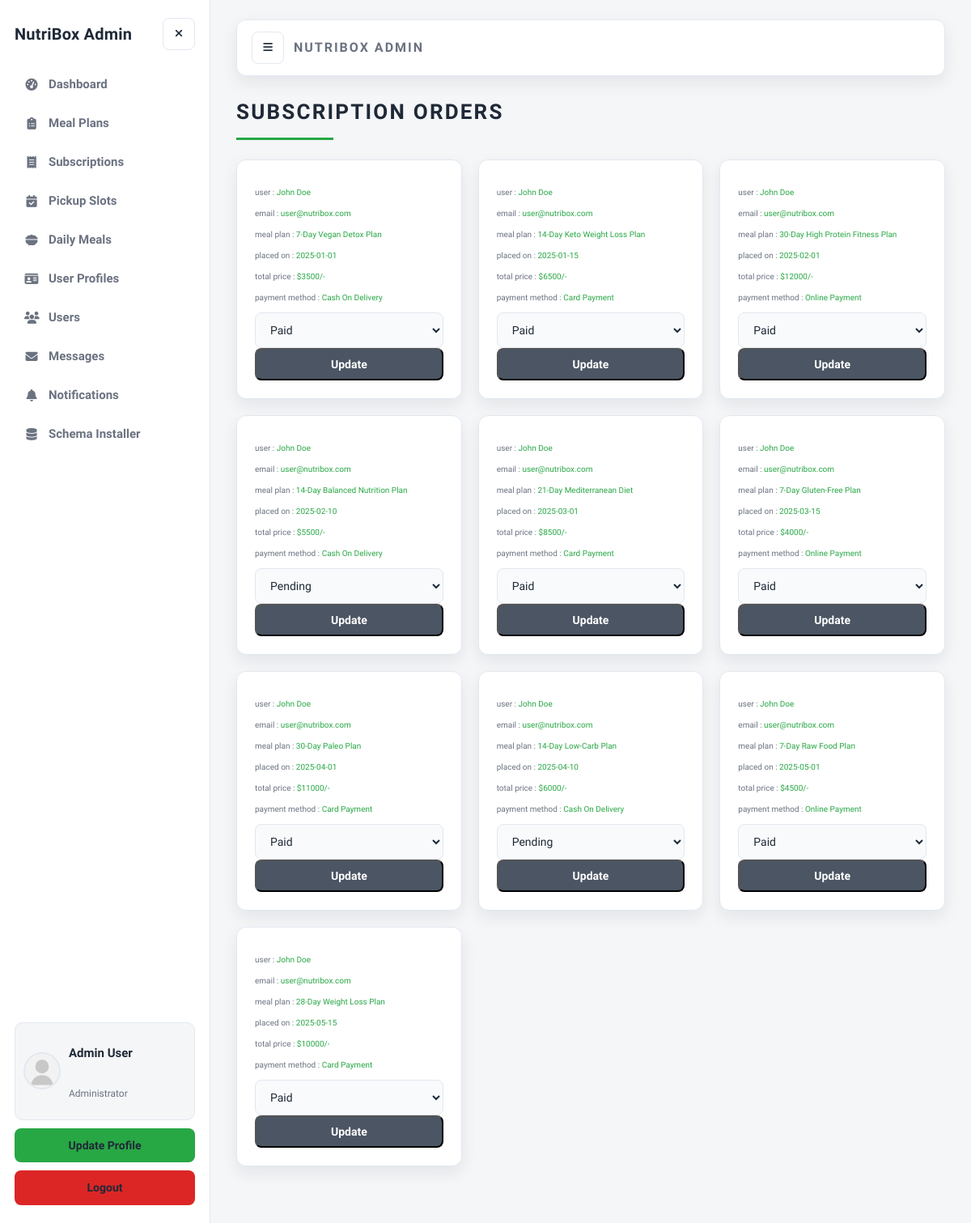
Page /admin/admin_orders.php (signed in) on the committed database.
### tables this page shows
CREATE TABLE IF NOT EXISTS users (
  id INT(100) NOT NULL AUTO_INCREMENT,
  name VARCHAR(100) NOT NULL,
  email VARCHAR(100) NOT NULL,
  password VARCHAR(255) NOT NULL,
  user_type VARCHAR(20) NOT NULL DEFAULT 'user',
  image VARCHAR(100) NOT NULL DEFAULT 'default-avatar.svg',
  PRIMARY KEY (id),
  UNIQUE KEY unique_email (email)
);

CREATE TABLE IF NOT EXISTS subscription_orders (
  id INT(100) NOT NULL AUTO_INCREMENT,
  user_id INT(100) NOT NULL,
  meal_plan_id INT(100) NOT NULL,
  plan_summary VARCHAR(1000) NOT NULL,
  total_price INT(100) NOT NULL,
  payment_method VARCHAR(50) NOT NULL,
  placed_on DATE NOT NULL,
  payment_status VARCHAR(20) NOT NULL DEFAULT 'Paid',
  PRIMARY KEY (id),
  KEY idx_user_id (user_id)
);

CREATE TABLE IF NOT EXISTS meal_plans (
  id INT(100) NOT NULL AUTO_INCREMENT,
  name VARCHAR(100) NOT NULL,
  description VARCHAR(500) NOT NULL,
  price INT(100) NOT NULL,
  duration INT(10) NOT NULL COMMENT 'Duration in days',
  calories INT(10) NOT NULL,
  diet_type VARCHAR(50) NOT NULL,
  image VARCHAR(100) NOT NULL,
  PRIMARY KEY (id)
);

### admin/admin_orders.php (the view, shortened to what this page needs)
<?php
require_once __DIR__ . "/admin_auth.php";
?>
<!DOCTYPE html>
<html lang="en">
<head>
   <link rel="stylesheet" href="https://cdnjs.cloudflare.com/ajax/libs/font-awesome/6.1.1/css/all.min.css">
   <link rel="stylesheet" href="css/admin_style.css">
</head>
<body class="admin-body">
<?php include "admin_header.php"; ?>
<section class="placed-orders">
   <h1 class="title">subscription orders</h1>
   <div class="box-container">
      <?php
      $select_orders = $conn->prepare(
          "SELECT so.*, u.name AS user_name, u.email AS user_email, m.name AS meal_name
             FROM `subscription_orders` AS so
             LEFT JOIN `users` AS u ON so.user_id = u.id
             LEFT JOIN `meal_plans` AS m ON so.meal_plan_id = m.id",
      );
      $select_orders->execute();
      if ($select_orders->rowCount() > 0) {
          while ($fetch_orders = $select_orders->fetch(PDO::FETCH_ASSOC)) { ?>
      <div class="box">
         <p> user : <span><?= $fetch_orders["user_name"] ?></span> </p>
         <p> email : <span><?= $fetch_orders["user_email"] ?></span> </p>
         <p> meal plan : <span><?= $fetch_orders["meal_name"] !== null
             ? $fetch_orders["meal_name"]
             : $fetch_orders["plan_summary"] ?></span> </p>
         <p> placed on : <span><?= $fetch_orders["placed_on"] ?></span> </p>
         <p> total price : <span>$<?= $fetch_orders[
             "total_price"
         ] ?>/-</span> </p>
         <p> payment method : <span><?= $fetch_orders[
             "payment_method"
         ] ?></span> </p>
         <form action="" method="POST">
            <select name="update_payment" class="drop-down">
               <option value="" selected disabled><?= $fetch_orders[
                   "payment_status"
               ] ?></option>
            </select>
            <div class="flex-btn">
               <input type="submit" name="update_order" class="option-btn" value="update">
            </div>
         </form>
      </div>
      <?php }
      } else {
          echo '<p class="empty">no subscription orders placed yet!</p>';
      }
      ?>
   </div>
</section>
<?php include "admin_footer.php"; ?>
</body>
</html>

### admin/admin_sidebar.php (shortened to what this page needs)
<?php
function admin_nav_link($label, $href, $icon, $aliases = [])
{
    $current_page = basename($_SERVER["PHP_SELF"]);
    $active = in_array($current_page, array_merge([$href], $aliases), true);
    $active_class = $active ? " active" : "";
    echo '<a class="nav-link' .
        $active_class .
        '" href="' .
        $href .
        '"><i class="fas ' .
        $icon .
        '"></i><span>' .
        $label .
        "</span></a>";
}
?>
<aside class="admin-sidebar">
   <div class="sidebar-brand">
      <a href="admin_page.php" class="logo">NutriBox Admin</a>
      <button class="icon-btn sidebar-close" type="button" data-sidebar-toggle aria-label="Close sidebar">
         <i class="fas fa-times"></i>
      </button>
   </div>
   <nav class="sidebar-nav">
      <?php
      admin_nav_link("Dashboard", "admin_page.php", "fa-gauge-high");
      ?>
   </nav>
   <div class="sidebar-footer">
      <?php
      $select_profile = $conn->prepare("SELECT * FROM `users` WHERE id = ?");
      $select_profile->execute([$admin_id]);
      $fetch_profile = $select_profile->fetch(PDO::FETCH_ASSOC);
      ?>
      <div class="profile-card">
         <img src="../uploaded_img/<?= $fetch_profile["image"] ?>" alt="">
         <div class="profile-info">
            <p class="profile-name"><?= $fetch_profile["name"] ?></p>
            <p class="profile-role">Administrator</p>
         </div>
      </div>
      <a href="admin_update_profile.php" class="btn">update profile</a>
      <a href="logout.php" class="delete-btn">logout</a>
   </div>
</aside>

### rows in the picture
users: image (placeholder picture), name "Admin User"
subscription_orders: user.name "John Doe", user.email "user@nutribox.com", meal_plan.name "7-Day Vegan Detox Plan", placed_on "2025-01-01", total_price "3500", payment_method "Cash On Delivery", update_payment "Paid"
subscription_orders: user.name "John Doe", user.email "user@nutribox.com", meal_plan.name "14-Day Keto Weight Loss Plan", placed_on "2025-01-15", total_price "6500", payment_method "Card Payment", update_payment "Paid"
subscription_orders: user.name "John Doe", user.email "user@nutribox.com", meal_plan.name "30-Day High Protein Fitness Plan", placed_on "2025-02-01", total_price "12000", payment_method "Online Payment", update_payment "Paid"
subscription_orders: user.name "John Doe", user.email "user@nutribox.com", meal_plan.name "14-Day Balanced Nutrition Plan", placed_on "2025-02-10", total_price "5500", payment_method "Cash On Delivery", update_payment "Pending"
subscription_orders: user.name "John Doe", user.email "user@nutribox.com", meal_plan.name "21-Day Mediterranean Diet", placed_on "2025-03-01", total_price "8500", payment_method "Card Payment", update_payment "Paid"
subscription_orders: user.name "John Doe", user.email "user@nutribox.com", meal_plan.name "7-Day Gluten-Free Plan", placed_on "2025-03-15", total_price "4000", payment_method "Online Payment", update_payment "Paid"
subscription_orders: user.name "John Doe", user.email "user@nutribox.com", meal_plan.name "30-Day Paleo Plan", placed_on "2025-04-01", total_price "11000", payment_method "Card Payment", update_payment "Paid"
subscription_orders: user.name "John Doe", user.email "user@nutribox.com", meal_plan.name "14-Day Low-Carb Plan", placed_on "2025-04-10", total_price "6000", payment_method "Cash On Delivery", update_payment "Pending"
subscription_orders: user.name "John Doe", user.email "user@nutribox.com", meal_plan.name "7-Day Raw Food Plan", placed_on "2025-05-01", total_price "4500", payment_method "Online Payment", update_payment "Paid"
subscription_orders: user.name "John Doe", user.email "user@nutribox.com", meal_plan.name "28-Day Weight Loss Plan", placed_on "2025-05-15", total_price "10000", payment_method "Card Payment", update_payment "Paid"

### other values in the picture
$label "Dashboard Meal Plans Subscriptions Pickup Slots Daily Meals User Profiles Users Messages Notifications Schema Installer"
